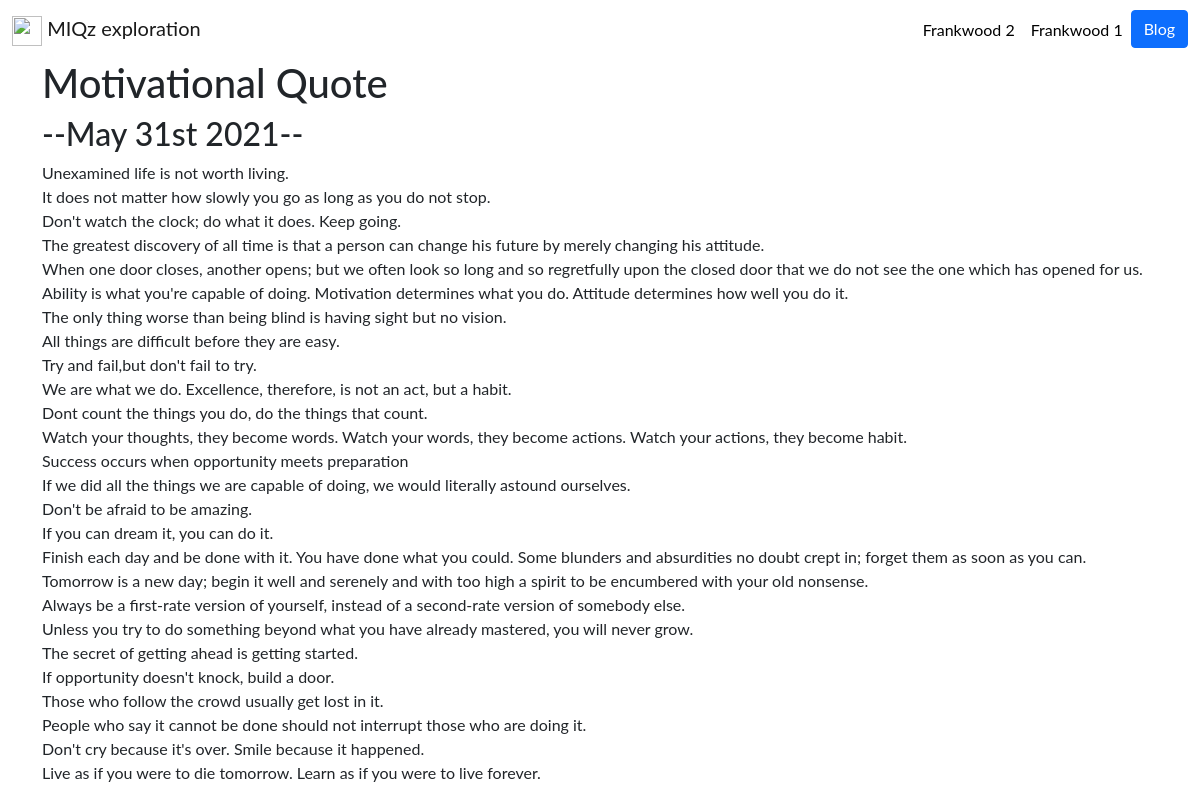
The app's page /blog/2/ with its own data.
### blog/models.py (models this page shows)
class Blog(models.Model):
    title = models.CharField(max_length=200)
    description = models.TextField()
    date = models.DateField()

### blog/views.py (the view)
# urls.py: path('<int:blog_id>/', views.detail, name='detail'),
def detail(request, blog_id):
    blog = get_object_or_404(Blog, pk=blog_id)
    return render(request, 'blog/detail.html',{'blog':blog})

### blog/templates/blog/detail.html
{% extends 'portfolio/base.html' %}
{% block content %}
<h1>{{ blog.title }}</h1>
<h2>--{{ blog.date|date:'F jS Y' }}--</h2>
{{ blog.description|safe }}
{% endblock %}

### portfolio/static/portfolio/custom.css (style rules this page uses)
body { font-family: 'Lato', sans-serif; }

### records on screen
Blog: title "Motivational Quote", date "May 31st 2021", description "Unexamined life is not worth living. It does not matter how slowly you go as long as you do not stop. Don't watch the clock; do what it does. Keep going. The greatest discovery of all time is that a person can change his future by merely changing his attitude. When one door closes, another opens; but we often look so long and so regretfully upon the closed door that we do not see the one which has opened for us. Ability is what you're capable of doing. Motivation determines what you do. Attitude determines how well you do it. The only thing worse than being blind is having sight but no vision. All things are difficult before they are easy. Try and fail,but don't fail to try. We are what we…"
